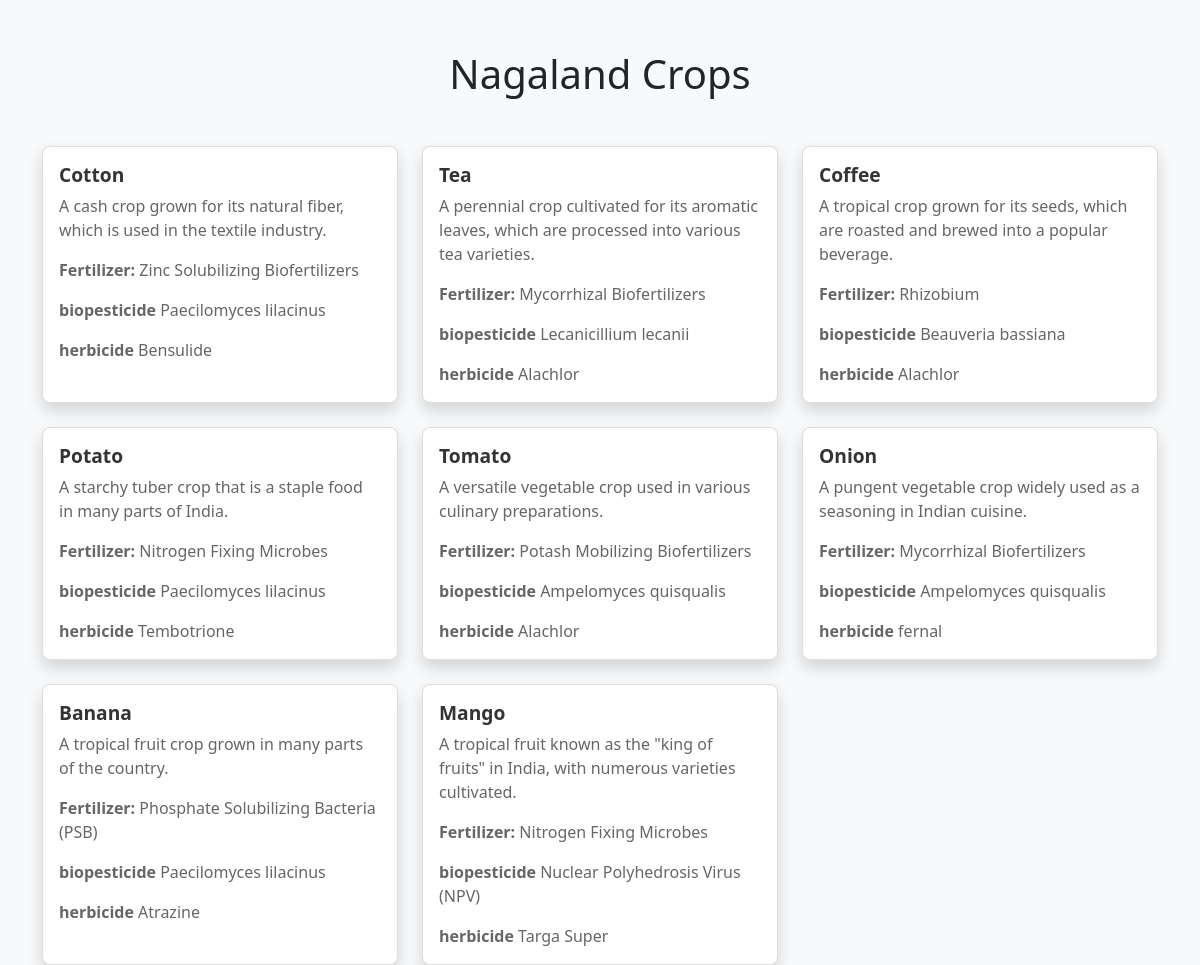
The app's page /state_crops/Nagaland/ with its own data.
### shs/models.py (models this page shows, shortened)
class states(models.Model):
    id = models.BigAutoField(primary_key=True ,serialize=False,verbose_name='state id' )
    name = models.CharField(max_length = 80, verbose_name='State Name', blank= True , null = True)
    crop_id = models.ManyToManyField(crop)

class crop(models.Model):
    id = models.BigAutoField(primary_key=True, serialize=False, verbose_name='crop id')
    name = models.CharField(max_length=80, verbose_name='Crop Name')
    disc = models.CharField(max_length=200, verbose_name='Description')
    fertilizer = models.ForeignKey(fertilizer, verbose_name='Fertilizer', on_delete=models.CASCADE, related_name='fertilizer_crops', null= True,blank=True)
    Biopesticide = models.ForeignKey(Biopesticide, verbose_name='Biopesticide', on_delete=models.CASCADE, related_name='biopesticide_crops' , null=True,blank=True)
    Herbicide = models.ForeignKey(Herbicide, verbose_name='Herbicide',  null=True, on_delete=models.CASCADE, related_name='herbicide_crops',blank=True)

class fertilizer(models.Model):
    id = models.BigAutoField(primary_key=True, serialize=False, verbose_name='Biofertilizer id')
    name = models.CharField(max_length=80, verbose_name='BioFertilizer Name')
    cost = models.CharField(max_length=80, verbose_name='Cost of Fertizers')
    def __str__(self):
        return self.name

class Biopesticide(models.Model):
    id = models.BigAutoField(primary_key=True ,serialize=False,verbose_name='Biopesticide id' )
    name = models.CharField(max_length = 80, verbose_name='Biopesticide Name')
    cost = models.CharField(max_length = 80 , verbose_name = 'Cost of Biopersticde')
    def __str__(self):
        return self.name

class Herbicide(models.Model):
    id = models.BigAutoField(primary_key=True  ,serialize=False,verbose_name='Herbicide id' )
    name = models.CharField(max_length = 80, verbose_name='Herbicide Name')
    cost = models.CharField(max_length = 80 , verbose_name = 'Cost of Herbicide')
    def __str__(self):
        return self.name

### shs/views.py (the view)
# urls.py: path('state_crops/<str:state_name>/', state_crops, name='state_crops'),
def state_crops(request, state_name):
    state = states.objects.get(name=state_name)
    crops = state.crop_id.all()
    return render(request, 'state_crops.html', {'state': state, 'crops': crops})

### Templates/state_crops.html (shortened to what this page needs)
<!DOCTYPE html>
<html>
<head>
    <link href="https://cdn.jsdelivr.net/npm/bootstrap@5.3.3/dist/css/bootstrap.min.css" rel="stylesheet">
</head>
<body>
    <div class="container">
        <h1 class="text-center mb-5">{{ state.name }} Crops</h1>
        <div class="row row-cols-1 row-cols-md-3 g-4">
            {% for crop in crops %}
            <div class="col">
                <div class="card h-100 shadow">
                    <div class="card-body">
                        <h5 class="card-title">{{ crop.name }}</h5>
                        <p class="card-text">{{ crop.disc }}</p>
                        <p class="card-text"><strong>Fertilizer:</strong> {{ crop.fertilizer }}</p>
                        <p class="card-text"><strong>biopesticide</strong> {{ crop.Biopesticide }}</p>
                        <p class="card-text"><strong>herbicide</strong> {{ crop.Herbicide }}</p>
                    </div>
                </div>
            </div>
            {% endfor %}
        </div>
    </div>
</body>
</html>

### Templates/state_crops.html (style rules this page uses)
body { background-color: #f8f9fa; }
.container { padding-top: 50px; }
.card { border: 1px solid rgba(0, 0, 0, 0.125); border-radius: 8px; transition: transform 0.2s; }
.card-title { font-size: 1.2rem; font-weight: bold; color: #333; }
.card-text { font-size: 1rem; color: #666; }

### records on screen
states: name "Nagaland"
crop: name "Cotton", disc "A cash crop grown for its natural fiber, which is used in the textile industry.", fertilizer "Zinc Solubilizing Biofertilizers", Biopesticide "Paecilomyces lilacinus", Herbicide "Bensulide"
crop: name "Tea", disc "A perennial crop cultivated for its aromatic leaves, which are processed into various tea varieties.", fertilizer "Mycorrhizal Biofertilizers", Biopesticide "Lecanicillium lecanii", Herbicide "Alachlor"
crop: name "Coffee", disc "A tropical crop grown for its seeds, which are roasted and brewed into a popular beverage.", fertilizer "Rhizobium", Biopesticide "Beauveria bassiana", Herbicide "Alachlor"
crop: name "Potato", disc "A starchy tuber crop that is a staple food in many parts of India.", fertilizer "Nitrogen Fixing Microbes", Biopesticide "Paecilomyces lilacinus", Herbicide "Tembotrione"
crop: name "Tomato", disc "A versatile vegetable crop used in various culinary preparations.", fertilizer "Potash Mobilizing Biofertilizers", Biopesticide "Ampelomyces quisqualis", Herbicide "Alachlor"
crop: name "Onion", disc "A pungent vegetable crop widely used as a seasoning in Indian cuisine.", fertilizer "Mycorrhizal Biofertilizers", Biopesticide "Ampelomyces quisqualis", Herbicide "fernal"
crop: name "Banana", disc "A tropical fruit crop grown in many parts of the country.", fertilizer "Phosphate Solubilizing Bacteria (PSB)", Biopesticide "Paecilomyces lilacinus", Herbicide "Atrazine"
crop: name "Mango", disc "A tropical fruit known as the \"king of fruits\" in India, with numerous varieties cultivated.", fertilizer "Nitrogen Fixing Microbes", Biopesticide "Nuclear Polyhedrosis Virus (NPV)", Herbicide "Targa Super"
